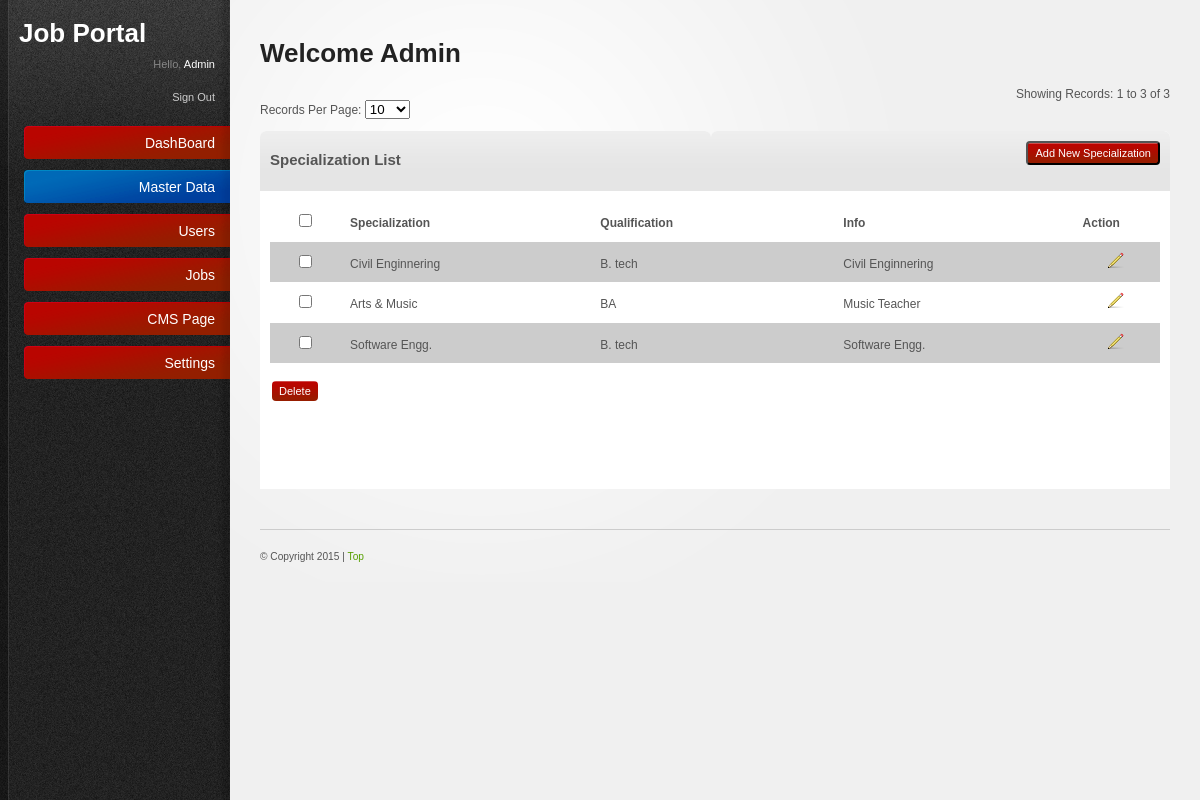
/admin/specialization.php (signed in), run on the app's committed database.
### tables this page shows
CREATE TABLE `specialization` (
  `id` int(11) NOT NULL AUTO_INCREMENT,
  `qid` int(11) NOT NULL COMMENT 'Qualification ID',
  `sname` varchar(255) NOT NULL,
  `sinfo` varchar(255) NOT NULL,
  `created` datetime NOT NULL,
  PRIMARY KEY (`id`)
);

CREATE TABLE `qualification` (
  `id` int(11) NOT NULL AUTO_INCREMENT,
  `qname` varchar(255) NOT NULL,
  `qinfo` varchar(255) NOT NULL,
  `created` datetime NOT NULL,
  PRIMARY KEY (`id`)
);

### admin/includes/paging.inc.php (called while the page is built, shortened)
<?php
class Pager {
function pageSize($size)
{
if(!empty($size))
{
return $size;
}else{
return 25;
}
}
function findStart($limit) {
if ((!isset($_GET['page'])) || ($_GET['page'] == "1")) {
$start = 0;
}
else {
$start = ($_GET['page']-1) * $limit;
}
return $start;
}
function pageList($curpage, $pages,$pagesize,$queryString=false)
{
$page_list = "";
$limit=$pages-4;
$startpage=$curpage;
if($pages<=5)
{
$startpage=1;
$lastpage=$pages;
}
elseif($startpage>$limit)
{
$startpage=$limit;
$lastpage=$pages;
}
else
{
$lastpage=$startpage+4;
}
for ($i=$startpage; $i<=$pages and $i<=$lastpage; $i++)
{
if ($i == $curpage)
{
$page_list .= "<b>".$i."</b>";
}
else
{
$page_list .= "<a href=\"".$_SERVER['PHP_SELF']."?page=".$i."&".$queryString."&pagesize=".$pagesize."\" title=\"Page ".$i."\">".$i."</a>";
}
$page_list .= " ";
}
$page_list .= "</td>\n";
return $page_list;
}
function showingRecords($start,$limit,$count) {
$toEnd=$start+$limit;
if($toEnd>$count) {
$endPoint=$count;
}else {
$endPoint=$toEnd;
}
return ($start+1)." to ".$endPoint." of ".$count;
}
}
?>

### admin/includes/generalFunction.php (called while the page is built, shortened)
<?php
function return_qualification_name($id)
{
	$qry = "select qname from qualification where id='$id'";
	$get = mysql_query($qry);
	$fetch = mysql_fetch_array($get);
	$return = $fetch['qname'];
	return $return;
}
?>

### admin/specialization.php (the view, shortened to what this page needs)
<?
	require_once("includes/paging.inc.php");
	require_once("includes/generalFunction.php");
	$paging = new Pager;
	$pagesize=$_GET['pagesize'];
    $sql="select * from specialization where 1 order by id desc";
	 $limit=$paging->pageSize($pagesize);
	$start = $paging->findStart($limit);
	$ExecQuery=mysql_query($sql) or die(mysql_error());
	$count=mysql_num_rows($ExecQuery);
	$showingR=$paging->showingRecords($start,$limit,$count);
	$Exec=mysql_query("$sql $orders LIMIT  $start , $limit") or die(mysql_error());
    $countrecord=mysql_num_rows($Exec);
?>
<!DOCTYPE html PUBLIC "-//W3C//DTD XHTML 1.0 Strict//EN"
"http://www.w3.org/TR/xhtml1/DTD/xhtml1-strict.dtd">
<html xmlns="http://www.w3.org/1999/xhtml">
	<head>
		<link rel="stylesheet" href="resources/css/reset.css" type="text/css" media="screen" />
		<link rel="stylesheet" href="resources/css/style.css" type="text/css" media="screen" />
		<link rel="stylesheet" href="resources/css/invalid.css" type="text/css" media="screen" />
	</head>
	<body>
    <div id="body-wrapper">
	  <? include('left.php');	?>
     <div id="main-content">
			<h2>Welcome <?=ucfirst($_SESSION["username"]); ?></h2>
				 <tr>
		<td>
			<br>
					<?
  if($countrecord>0) {
  ?>
		<div align="right">Showing Records: <?=$showingR?></div>
		<div>Records Per Page:
			<select name="pagesize" id="pagesize" onchange="location.href='specialization.php?&pagesize='+this.value">
           		<option value="10" <? if($pagesize==10){echo "selected";} ?>>10</option>
			 </select>
		</div><br />
		<?
	}
		?>
		</td></tr>
			<table border="0" cellpadding="0" cellspacing="0" width="100%">
			  <tbody>
			  <tr>
				<td class="content-box-header">
					<b style='font-size:15px;'>Specialization List</b>
				   </td>
                   <td class="content-box-header">
					<form name="createCity" method="post" action="specialization_manage.php">
                    <div style="float:right">
                    <input class="button"  type="submit" name="createcity" value="Add New Specialization" >
					</div>
                    </form>
				   </td>
			  </tr>
			</tbody>
			</table>
		<table border="0" cellpadding="0" cellspacing="0">
			<tr>
				<td>
        <form method="post" name="frm" id="form1" onsubmit="return chkForm(this);">
	     <table class="tableList" border="0" cellpadding="0" cellspacing="1" width="100%">
		  <tbody>
  <?
  if($countrecord>0) {
    ?>
		  <tr>
			 <th width="2%" bgcolor="#FFFFFF">
			 	<input name="check_all" id="check_all" value="1" onclick="checkall(this.form)"  type="checkbox">
			  </th>
              <th align="left" width="10%" bgcolor="#FFFFFF"><b>Specialization</b> </th>
              <th align="left" width="10%" bgcolor="#FFFFFF"><b>Qualification</b> </th>
              <th align="left" width="10%" bgcolor="#FFFFFF"><b>Info</b> </th>
              <th align="left" width="2%" bgcolor="#FFFFFF"><b>Action</b></th>
              </tr>
              <?
				   $i=0;
              while($records=mysql_fetch_array($Exec)) {
				if($i%2==0){$CL="#CCCCCC";}else{$CL="#FFFFFF";}
              ?>
			  <tr>
				<td align="center" bgcolor='<?=$CL?>'><input name="arr_pd_ids[]" id="arr_pd_ids[]" value="<?=$records['id']?>" type="checkbox"></td>
                <td bgcolor='<?=$CL?>'><? echo $records['sname'];?> </td>
                <td bgcolor='<?=$CL?>'><? echo return_qualification_name($records['qid']);?> </td>
                <td bgcolor='<?=$CL?>'><? echo $records['sinfo'];?> </td>
                <td align="center" bgcolor='<?=$CL?>'><span style="cursor:pointer" onclick="return actionPerform('specialization_manage.php','<?=$records['id']?>','cit_id','frm');">
                     <img src="resources/images/icons/pencil.png" alt="Edit" border="0" height="16" width="16"></span></td>
  			</tr>
              <?
         $i++; }
              ?>
            </tbody>
          </table>
          <table border="0" cellpadding="0" cellspacing="0" width="100%">
          <tbody>
   		  <tr>
            <td style="padding: 2px;" ><br />
			        <input name="Delete" id="Delete"  value="Delete" class="button" onclick="return deleteConfirmFromUser1('arr_pd_ids[]')"
                    type="submit" style="border:0px;" />
            </td>
          </tr>
          <tr>
          	<td>&nbsp;</td>
          </tr>
          <tr>
          	<td>
          		<table border="0" cellpadding="0" cellspacing="0" width="100%">
	          		<tr>
	          			<td width="90%" align="center">
	          			</td>
	          		</tr>
          		</table>
          	</td>
          </tr>
          <?
      }else{
	     echo '<tr>
          	<td align="center">
          		No Records
          	</td>
          </tr>';
      }
          ?>
        </tbody>
        </table>
      </form>
		</td>
			</tr>
        </table>
    <? require('footer.php') ?>
</div>
</div>
</div></body>
</html>

### admin/resources/css/style.css (style rules this page uses)
html { font-size: 100%; height: 100%; margin-bottom: 1px; }
body { font-family: Arial, Helvetica, sans-serif; color: #555; background: #f0f0f0 url('../images/bg-body.gif') top left repeat-y; font-size: 12px; }
#body-wrapper { background: url('../images/bg-radial-gradient.gif') fixed 230px top no-repeat; }
h1, h2, h3, h4, h5, h6 { font-family: Helvetica, Arial, sans-serif; color: #222; font-weight: bold; }
h2 { font-size: 26px; padding: 0 0 10px 0; }
.button { font-family: Verdana, Arial, sans-serif; text-align:center display: inline-block; background: url('../images/bg-button-green.gif') top left repeat-x !important; padding: 4px 7px 4px 7px !important; color: #fff !important; font-size: 11px !important; cursor: pointer; }
#main-content { margin: 0 30px 0 260px; padding: 40px 0 0 0; }
.content-box-header { background: #e5e5e5 url('../images/bg-content-box.gif') top left repeat-x; margin-top: 1px; height: 40px; }
#main-content table { width: 100%; }
#main-content tbody { border-bottom: 1px solid #ddd; }
#main-content tbody tr { background: #fff; }
#main-content table td, #main-content table th { padding: 10px; line-height: 1.3em; }
form input[type="checkbox"], form input[type="radio"] { padding: 0; background: none; border: 0; }

### admin/resources/css/invalid.css (style rules this page uses)
.button, #main-content table tfoot td .bulk-actions select, .pagination a.number, form input.text-input, form textarea, form .wysiwyg, form select, .dp-popup { -moz-border-radius: 4px; -webkit-border-radius: 4px; border-radius: 4px; }
.content-box, .content-box-header, ul.content-box-tabs li a.current, .shortcut-button, .notification { -moz-border-radius: 6px; -webkit-border-radius: 6px; border-radius: 6px; }
.content-box-header { -moz-border-radius-bottomleft: 0; -moz-border-radius-bottomright: 0; -webkit-border-bottom-left-radius: 0; -webkit-border-bottom-right-radius: 0; border-bottom-left-radius: 0; border-bottom-right-radius: 0; }

### data on the page
specialization: sname "Civil Enginnering", qid.qname "B. tech", sinfo "Civil Enginnering"
specialization: sname "Arts & Music", qid.qname "BA", sinfo "Music Teacher"
specialization: sname "Software Engg.", qid.qname "B. tech", sinfo "Software Engg."

### other printed values
$_SESSION["username"] "Admin"
$showingR "1 to 3 of 3"
